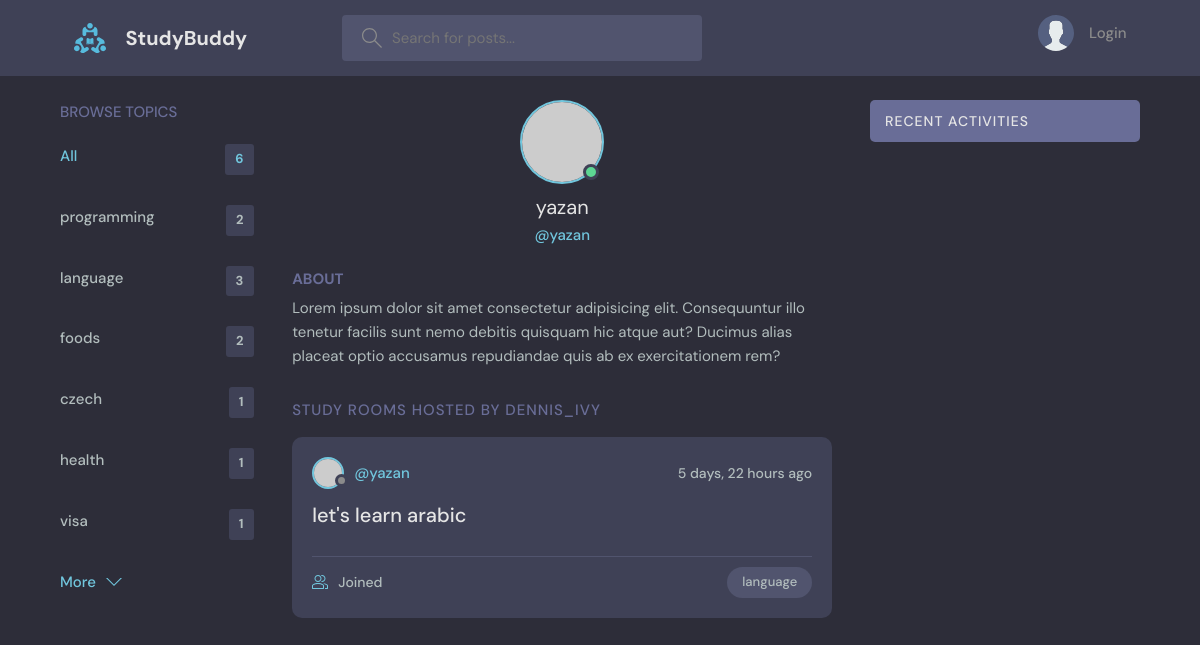
The page /profile/3 on the database its author committed.
### base/models.py (models this page shows, shortened)
class Topic(models.Model):
    name = models.CharField(max_length=100)

class Room(models.Model):
    host = models.ForeignKey(User, on_delete=models.SET_NULL, null=True)
    topic = models.ForeignKey(Topic, on_delete=models.SET_NULL, null=True)
    name = models.CharField(max_length=100)
    description = models.TextField(null=True, blank=True)
    participants = models.ManyToManyField(User, related_name='participants', blank=True)
    updated = models.DateTimeField(auto_now=True)
    created = models.DateTimeField(auto_now_add=True)
    class Meta:
        ordering = ['-updated', '-created'] # descending order

### base/views.py (the view)
# urls.py: path('profile/<str:pk>', views.user_profile, name='user-profile'),
def user_profile(request, pk):
    user = User.objects.get(id=pk)
    rooms = user.room_set.all()
    room_messages = user.message_set.all()
    topics = Topic.objects.all()
    context = {'user': user, 'rooms': rooms, 'room_messages': room_messages, 'topics': topics}
    return render(request, 'base/profile.html', context)

### base/templates/base/profile.html (shortened to what this page needs)
{% extends 'main.html' %}
{% block content %}
  <main class="profile-page layout layout--3">
    <div class="container">
      {% include 'base/topics_component.html' %}
      <div class="roomList">
        <div class="profile">
          <div class="profile__avatar">
            <div class="avatar avatar--large active">
              <img src="https://randomuser.me/api/portraits/men/11.jpg" />
            </div>
          </div>
          <div class="profile__info">
            <h3>{{user.username}}</h3>
            <p>@{{user.username}}</p>
          </div>
          <div class="profile__about">
            <h3>About</h3>
            <p>
              Lorem ipsum dolor sit amet consectetur adipisicing elit. Consequuntur illo tenetur
              facilis sunt nemo debitis quisquam hic atque aut? Ducimus alias placeat optio
              accusamus repudiandae quis ab ex exercitationem rem?
            </p>
          </div>
        </div>
        <div class="roomList__header">
          <div>
            <h2>Study Rooms Hosted by dennis_ivy</a>
            </h2>
          </div>
        </div>
        {% include 'base/feed_component.html' %}
      </div>
      {% include 'base/activity_component.html' %}
    </div>
  </main>
{% endblock content %}

### base/templates/base/topics_component.html
<div class="topics">
    <div class="topics__header">
      <h2>Browse Topics</h2>
    </div>
    <ul class="topics__list">
      <li>
        <a href="{% url 'home' %}" class="active">All <span>{{topics.count}}</span></a>
      </li>
      {% for topic in topics %}
      <li>
        <a href="{% url 'home' %}?q={{topic.name}}">{{topic.name}}<span>{{topic.room_set.all.count}}</span></a>
      </li>
      {% endfor %}
    </ul>
    <a class="btn btn--link" href="topics.html">
      More
      <svg version="1.1" xmlns="http://www.w3.org/2000/svg" width="32" height="32" viewBox="0 0 32 32">
        <title>chevron-down</title>
        <path d="M16 21l-13-13h-3l16 16 16-16h-3l-13 13z"></path>
      </svg>
    </a>
  </div>

### base/templates/base/feed_component.html (shortened to what this page needs)
{% for room in rooms %}
<div class="roomListRoom">
    <div class="roomListRoom__header">
      <a href="{% url 'user-profile' room.host.id %}" class="roomListRoom__author">
        <div class="avatar avatar--small">
          <img src="https://randomuser.me/api/portraits/women/11.jpg" />
        </div>
        <span>@{{room.host.username}}</span>
      </a>
      <div class="roomListRoom__actions">
        <span>{{room.created|timesince}} ago</span>
      </div>
    </div>
    <div class="roomListRoom__content">
      <a href="{% url 'room' room.id %}">{{room.name}}</a>
    </div>
    <div class="roomListRoom__meta">
      <a href="{% url 'room' room.id %}" class="roomListRoom__joined">
        {{room.participants.count.all.count}} Joined
      </a>
      <p class="roomListRoom__topic">{{room.topic.name}}</p>
    </div>
  </div>
  {% endfor %}

### rows shown on the page
Topic: name "programming", room_set.all.count "2"
Topic: name "language", room_set.all.count "3"
Topic: name "foods", room_set.all.count "2"
Topic: name "czech", room_set.all.count "1"
Topic: name "health", room_set.all.count "1"
Topic: name "visa", room_set.all.count "1"
Room: host.username "yazan", created "5 days, 22 hours", name "let's learn arabic", topic.name "language"

### other values the page prints
{{ topics.count }} "6"
{{ user.username }} "yazan"
